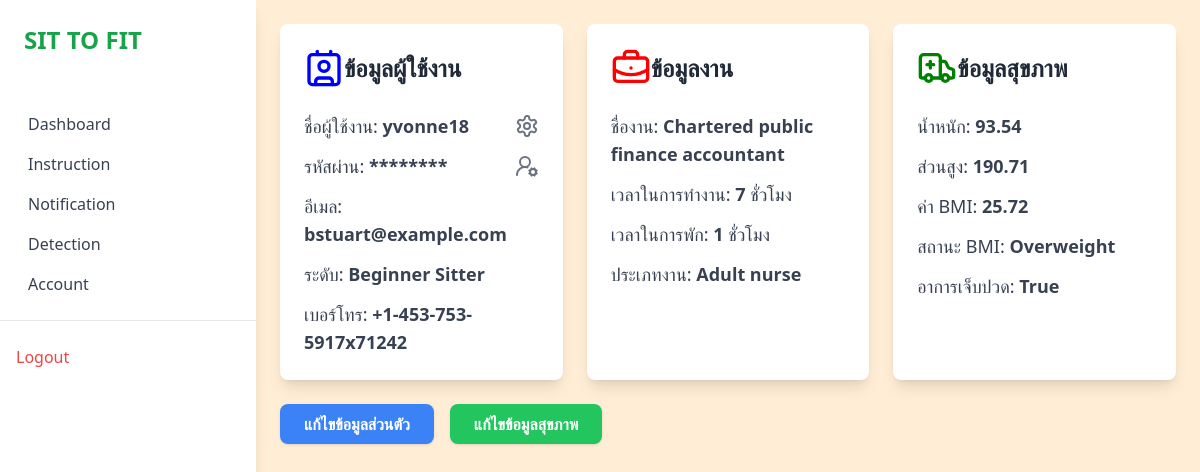
Page / (signed in) on the committed database.
### base/models.py (models this page shows, shortened)
class UserInfomation(AbstractUser):
    contact_number = models.CharField(max_length= 20 , blank = True)
    role = models.CharField(max_length= 50 )
    created_at = models.DateTimeField(auto_now_add= True)

class PersonalInformation(models.Model):
    user = models.OneToOneField(UserInfomation, on_delete=models.CASCADE, null=True, blank=True)
    goal = models.CharField(
        max_length=50,
        choices=[
            ('Improve posture', 'Improve posture'),
            ('Health maintenance', 'Health maintenance'),
            ('Posture correction', 'Posture correction')
        ],
        null=True,
        blank=True
    )
    job_name = models.CharField(max_length=100, null=True, blank=True)
    job_type = models.CharField(max_length=100, null=True, blank=True)
    job_hours = models.FloatField(null=True, blank=True)
    break_hours = models.FloatField(null=True, blank=True)

class PersonalHealthInformation(models.Model):
    user = models.OneToOneField(UserInfomation, on_delete=models.CASCADE, null=True, blank=True)
    age = models.IntegerField(null=True, blank=True)
    height = models.FloatField(null=True, blank=True)
    weight = models.FloatField(null=True, blank=True)
    has_pain = models.BooleanField(default=False, null=True, blank=True)

### base/views.py (the view)
# urls.py: path('', HomepageView.as_view() , name='home' ),
class HomepageView(LoginRequiredMixin,ListView):
    model = UserInfomation  # โมเดลหลักที่ใช้สำหรับ ListView
    template_name = 'account.html'
    context_object_name = 'User_items'
    def get_queryset(self):
        return UserInfomation.objects.filter(id=self.request.user.id)
    def get_context_data(self, **kwargs):
        context = super().get_context_data(**kwargs)
        user = self.request.user
        context['user'] = user
        personal_health = PersonalHealthInformation.objects.filter(user=user).first()
        context['Personal_items'] = PersonalInformation.objects.filter(user=user)
        context['Health_items'] = PersonalHealthInformation.objects.filter(user=user)
        if personal_health and personal_health.height and personal_health.weight:
            height_m = personal_health.height/100
            bmi = round(personal_health.weight / (height_m ** 2), 2)
            context['bmi'] = bmi
            context['bmi_category'] = classify_bmi(bmi)
        else:
            context['bmi'] = None
            context['bmi_category'] = "Not Available"
        return context

### base/views.py (called while the page is built)
def classify_bmi(bmi):
    if bmi < 16:
        return "Severe Thinness"
    elif 16 <= bmi < 17:
        return "Moderate Thinness"
    elif 17 <= bmi < 18.5:
        return "Mild Thinness"
    elif 18.5 <= bmi < 25:
        return "Normal"
    elif 25 <= bmi < 30:
        return "Overweight"
    elif 30 <= bmi < 35:
        return "Obese Class I"
    elif 35 <= bmi < 40:
        return "Obese Class II"
    else:
        return "Obese Class III"

### base/templates/account.html (shortened to what this page needs)
{% extends 'base.html' %}
{% block main %}
<div class="container mx-auto ">
  <div class="grid grid-cols-1 lg:grid-cols-3 gap-6">
    <div class="bg-white shadow-lg rounded-lg p-6">
      <h1 class="text-2xl font-bold text-gray-800 mb-6 flex items-center">
          <path stroke-linecap="round" stroke-linejoin="round" stroke-width="2" d="M15 5l7 7m0 0l-7 7m7-7H3" />
        ข้อมูลผู้ใช้งาน
      </h1>
      <div class="space-y-3">
        {% for item in User_items %}
        <p class="text-gray-700 text-lg flex items-center justify-between">
          <span>ชื่อผู้ใช้งาน: <span class="font-semibold">{{ item.username }}</span></span>
          <a href="{% url 'base:change_name' %}" class="text-gray-500 hover:text-gray-700">
          </a>
        </p>
        <p class="text-gray-700 text-lg flex items-center justify-between">
          <span>รหัสผ่าน: <span class="font-semibold">********</span></span>
          <a href="{% url 'base:change_pass' %}" class="text-gray-500 hover:text-gray-700">
          </a>
        </p>
        <p class="text-gray-700 text-lg">อีเมล: <span class="font-semibold">{{ item.email }}</span></p>
        <p class="text-gray-700 text-lg">ระดับ: <span class="font-semibold">{{ item.role }}</span></p>
        <p class="text-gray-700 text-lg">เบอร์โทร: <span class="font-semibold">{{ item.contact_number }}</span></p>
        {% endfor %}
      </div>
    </div>
    <div class="lg:col-span-2 grid grid-cols-1 md:grid-cols-2 gap-6">
      <div class="bg-white shadow-lg rounded-lg p-6">
        <h1 class="text-2xl font-bold text-gray-800 mb-6 flex items-center">
            <path stroke-linecap="round" stroke-linejoin="round" stroke-width="2" d="M12 20h9m2-9H3m2 9h9m0-9H3" />
          ข้อมูลงาน
        </h1>
        <div class="space-y-3">
          {% for item in Personal_items %}
          <p class="text-gray-700 text-lg">ชื่องาน: <span class="font-semibold">{{ item.job_name }}</span></p>
          <p class="text-gray-700 text-lg">เวลาในการทำงาน: <span class="font-semibold">{{ item.job_hours|floatformat:"0" }}</span> ชั่วโมง</p>
          <p class="text-gray-700 text-lg">เวลาในการพัก: <span class="font-semibold">{{ item.break_hours|floatformat:"0" }}</span> ชั่วโมง</p>
          <p class="text-gray-700 text-lg">ประเภทงาน: <span class="font-semibold">{{ item.job_type }}</span></p>
          {% endfor %}
        </div>
      </div>
      <div class="bg-white shadow-lg rounded-lg p-6">
        <h1 class="text-2xl font-bold text-gray-800 mb-6 flex items-center">
            <path stroke-linecap="round" stroke-linejoin="round" stroke-width="2" d="M12 20h-9M3 20h18M3 10h9m0-4H3m12 4h6m0-4h-6" />
          ข้อมูลสุขภาพ
        </h1>
        <div class="space-y-3">
          {% for item in Health_items %}
          <p class="text-gray-700 text-lg">น้ำหนัก: <span class="font-semibold">{{ item.weight|floatformat:"2" }}</span></p>
          <p class="text-gray-700 text-lg">ส่วนสูง: <span class="font-semibold">{{ item.height|floatformat:"2" }}</span></p>
          <p class="text-gray-700 text-lg">ค่า BMI:
            {% if bmi %}
              <span class="font-semibold">{{ bmi }}</span>
            {% else %}
              <span class="text-red-500">ไม่สามารถคำนวณได้</span>
            {% endif %}
          </p>
          <p class="text-gray-700 text-lg">สถานะ BMI:
            {% if bmi_category %}
              <span class="font-semibold">{{ bmi_category }}</span>
            {% else %}
              <span class="text-red-500">ไม่สามารถคำนวณได้</span>
            {% endif %}
          </p>
          <p class="text-gray-700 text-lg">อาการเจ็บปวด: <span class="font-semibold">{{ item.has_pain }}</span></p>
          {% endfor %}
        </div>
      </div>
    </div>
  </div>
  <div class="flex space-x-4 mt-6">
    <a href="{% url 'base:update_personal_information' %}"
       class="bg-blue-500 hover:bg-blue-600 text-white font-semibold py-2 px-6 rounded-lg shadow transition duration-200">
      แก้ไขข้อมูลส่วนตัว
    </a>
    <a href="{% url 'base:update_personal_health' %}"
       class="bg-green-500 hover:bg-green-600 text-white font-semibold py-2 px-6 rounded-lg shadow transition duration-200">
      แก้ไขข้อมูลสุขภาพ
    </a>
  </div>
</div>
{% endblock %}

### rows in the picture
UserInfomation: username "yvonne18", email "bstuart@example.com", role "Beginner Sitter", contact_number "+1-453-753-5917x71242"
PersonalInformation: job_name "Chartered public finance accountant", job_hours "7", break_hours "1", job_type "Adult nurse"
PersonalHealthInformation: weight "93.54", height "190.71", bmi "25.72", bmi_category "Overweight", has_pain "True"
